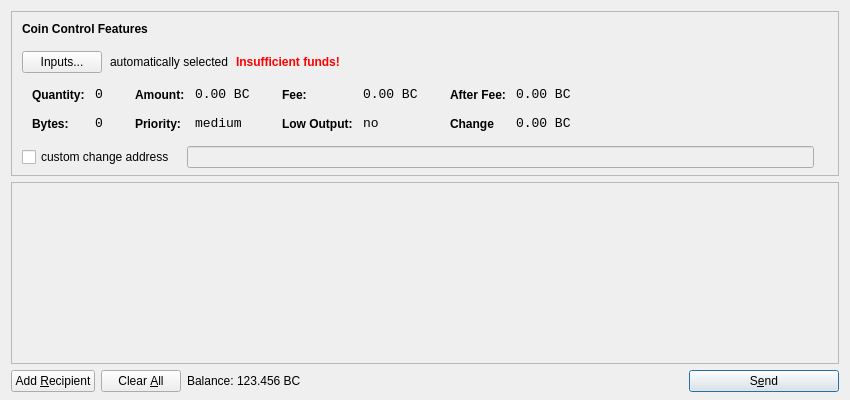
<?xml version="1.0" encoding="UTF-8"?>
<ui version="4.0">
 <class>SendCoinsDialog</class>
 <widget class="QDialog" name="SendCoinsDialog">
  <property name="geometry">
   <rect>
    <x>0</x>
    <y>0</y>
    <width>850</width>
    <height>400</height>
   </rect>
  </property>
  <property name="windowTitle">
   <string>Send Coins</string>
  </property>
  <property name="styleSheet">
   <string notr="true">background-image: url(:/images/bkg2);</string>
  </property>
  <layout class="QVBoxLayout" name="verticalLayout" stretch="0,1,0">
   <property name="bottomMargin">
    <number>8</number>
   </property>
   <item>
    <widget class="QFrame" name="frameCoinControl">
     <property name="sizePolicy">
      <sizepolicy hsizetype="Expanding" vsizetype="Expanding">
       <horstretch>0</horstretch>
       <verstretch>0</verstretch>
      </sizepolicy>
     </property>
     <property name="maximumSize">
      <size>
       <width>16777215</width>
       <height>16777215</height>
      </size>
     </property>
     <property name="frameShape">
      <enum>QFrame::StyledPanel</enum>
     </property>
     <property name="frameShadow">
      <enum>QFrame::Sunken</enum>
     </property>
     <layout class="QVBoxLayout" name="verticalLayoutCoinControl2">
      <property name="spacing">
       <number>6</number>
      </property>
      <property name="leftMargin">
       <number>0</number>
      </property>
      <property name="topMargin">
       <number>0</number>
      </property>
      <property name="rightMargin">
       <number>0</number>
      </property>
      <property name="bottomMargin">
       <number>6</number>
      </property>
      <item>
       <layout class="QVBoxLayout" name="verticalLayoutCoinControl" stretch="0,0,0,0,1">
        <property name="spacing">
         <number>0</number>
        </property>
        <property name="leftMargin">
         <number>10</number>
        </property>
        <property name="topMargin">
         <number>10</number>
        </property>
        <item>
         <layout class="QHBoxLayout" name="horizontalLayoutCoinControl1">
          <property name="bottomMargin">
           <number>15</number>
          </property>
          <item>
           <widget class="QLabel" name="labelCoinControlFeatures">
            <property name="sizePolicy">
             <sizepolicy hsizetype="Preferred" vsizetype="Maximum">
              <horstretch>0</horstretch>
              <verstretch>0</verstretch>
             </sizepolicy>
            </property>
            <property name="font">
             <font>
              <weight>75</weight>
              <bold>true</bold>
             </font>
            </property>
            <property name="styleSheet">
             <string notr="true">font-weight:bold;</string>
            </property>
            <property name="text">
             <string>Coin Control Features</string>
            </property>
           </widget>
          </item>
         </layout>
        </item>
        <item>
         <layout class="QHBoxLayout" name="horizontalLayoutCoinControl2" stretch="0,0,0,0">
          <property name="spacing">
           <number>8</number>
          </property>
          <property name="bottomMargin">
           <number>10</number>
          </property>
          <item>
           <widget class="QPushButton" name="pushButtonCoinControl">
            <property name="styleSheet">
             <string notr="true"/>
            </property>
            <property name="text">
             <string>Inputs...</string>
            </property>
           </widget>
          </item>
          <item>
           <widget class="QLabel" name="labelCoinControlAutomaticallySelected">
            <property name="text">
             <string>automatically selected</string>
            </property>
            <property name="margin">
             <number>5</number>
            </property>
           </widget>
          </item>
          <item>
           <widget class="QLabel" name="labelCoinControlInsuffFunds">
            <property name="font">
             <font>
              <weight>75</weight>
              <bold>true</bold>
             </font>
            </property>
            <property name="styleSheet">
             <string notr="true">color:red;font-weight:bold;</string>
            </property>
            <property name="text">
             <string>Insufficient funds!</string>
            </property>
            <property name="margin">
             <number>5</number>
            </property>
           </widget>
          </item>
          <item>
           <spacer name="horizontalSpacerCoinControl">
            <property name="orientation">
             <enum>Qt::Horizontal</enum>
            </property>
            <property name="sizeHint" stdset="0">
             <size>
              <width>40</width>
              <height>1</height>
             </size>
            </property>
           </spacer>
          </item>
         </layout>
        </item>
        <item>
         <widget class="QWidget" name="widgetCoinControl" native="true">
          <property name="sizePolicy">
           <sizepolicy hsizetype="Preferred" vsizetype="Preferred">
            <horstretch>0</horstretch>
            <verstretch>0</verstretch>
           </sizepolicy>
          </property>
          <property name="minimumSize">
           <size>
            <width>0</width>
            <height>0</height>
           </size>
          </property>
          <property name="styleSheet">
           <string notr="true"/>
          </property>
          <layout class="QHBoxLayout" name="horizontalLayoutCoinControl5">
           <property name="leftMargin">
            <number>0</number>
           </property>
           <property name="topMargin">
            <number>0</number>
           </property>
           <property name="rightMargin">
            <number>0</number>
           </property>
           <property name="bottomMargin">
            <number>0</number>
           </property>
           <item>
            <layout class="QHBoxLayout" name="horizontalLayoutCoinControl3" stretch="0,0,0,1">
             <property name="spacing">
              <number>20</number>
             </property>
             <property name="topMargin">
              <number>0</number>
             </property>
             <property name="bottomMargin">
              <number>10</number>
             </property>
             <item>
              <layout class="QFormLayout" name="formLayoutCoinControl1">
               <property name="horizontalSpacing">
                <number>10</number>
               </property>
               <property name="verticalSpacing">
                <number>14</number>
               </property>
               <property name="leftMargin">
                <number>10</number>
               </property>
               <property name="topMargin">
                <number>4</number>
               </property>
               <property name="rightMargin">
                <number>6</number>
               </property>
               <item row="0" column="0">
                <widget class="QLabel" name="labelCoinControlQuantityText">
                 <property name="styleSheet">
                  <string notr="true">font-weight:bold;</string>
                 </property>
                 <property name="text">
                  <string>Quantity:</string>
                 </property>
                 <property name="margin">
                  <number>0</number>
                 </property>
                </widget>
               </item>
               <item row="0" column="1">
                <widget class="QLabel" name="labelCoinControlQuantity">
                 <property name="font">
                  <font>
                   <family>Monospace</family>
                   <pointsize>10</pointsize>
                  </font>
                 </property>
                 <property name="cursor">
                  <cursorShape>IBeamCursor</cursorShape>
                 </property>
                 <property name="contextMenuPolicy">
                  <enum>Qt::ActionsContextMenu</enum>
                 </property>
                 <property name="text">
                  <string>0</string>
                 </property>
                 <property name="margin">
                  <number>0</number>
                 </property>
                 <property name="textInteractionFlags">
                  <set>Qt::LinksAccessibleByMouse|Qt::TextSelectableByKeyboard|Qt::TextSelectableByMouse</set>
                 </property>
                </widget>
               </item>
               <item row="1" column="0">
                <widget class="QLabel" name="labelCoinControlBytesText">
                 <property name="styleSheet">
                  <string notr="true">font-weight:bold;</string>
                 </property>
                 <property name="text">
                  <string>Bytes:</string>
                 </property>
                </widget>
               </item>
               <item row="1" column="1">
                <widget class="QLabel" name="labelCoinControlBytes">
                 <property name="font">
                  <font>
                   <family>Monospace</family>
                   <pointsize>10</pointsize>
                  </font>
                 </property>
                 <property name="cursor">
                  <cursorShape>IBeamCursor</cursorShape>
                 </property>
                 <property name="contextMenuPolicy">
                  <enum>Qt::ActionsContextMenu</enum>
                 </property>
                 <property name="text">
                  <string>0</string>
                 </property>
                 <property name="textInteractionFlags">
                  <set>Qt::LinksAccessibleByMouse|Qt::TextSelectableByKeyboard|Qt::TextSelectableByMouse</set>
                 </property>
                </widget>
               </item>
              </layout>
             </item>
             <item>
              <layout class="QFormLayout" name="formLayoutCoinControl2">
               <property name="horizontalSpacing">
                <number>10</number>
               </property>
               <property name="verticalSpacing">
                <number>14</number>
               </property>
               <property name="leftMargin">
                <number>6</number>
               </property>
               <property name="topMargin">
                <number>4</number>
               </property>
               <property name="rightMargin">
                <number>6</number>
               </property>
               <item row="0" column="0">
                <widget class="QLabel" name="labelCoinControlAmountText">
                 <property name="styleSheet">
                  <string notr="true">font-weight:bold;</string>
                 </property>
                 <property name="text">
                  <string>Amount:</string>
                 </property>
                 <property name="margin">
                  <number>0</number>
                 </property>
                </widget>
               </item>
               <item row="0" column="1">
                <widget class="QLabel" name="labelCoinControlAmount">
                 <property name="font">
                  <font>
                   <family>Monospace</family>
                   <pointsize>10</pointsize>
                  </font>
                 </property>
                 <property name="cursor">
                  <cursorShape>IBeamCursor</cursorShape>
                 </property>
                 <property name="contextMenuPolicy">
                  <enum>Qt::ActionsContextMenu</enum>
                 </property>
                 <property name="text">
                  <string>0.00 BC</string>
                 </property>
                 <property name="textInteractionFlags">
                  <set>Qt::LinksAccessibleByMouse|Qt::TextSelectableByKeyboard|Qt::TextSelectableByMouse</set>
                 </property>
                </widget>
               </item>
               <item row="1" column="0">
                <widget class="QLabel" name="labelCoinControlPriorityText">
                 <property name="styleSheet">
                  <string notr="true">font-weight:bold;</string>
                 </property>
                 <property name="text">
                  <string>Priority:</string>
                 </property>
                </widget>
               </item>
               <item row="1" column="1">
                <widget class="QLabel" name="labelCoinControlPriority">
                 <property name="font">
                  <font>
                   <family>Monospace</family>
                   <pointsize>10</pointsize>
                  </font>
                 </property>
                 <property name="cursor">
                  <cursorShape>IBeamCursor</cursorShape>
                 </property>
                 <property name="contextMenuPolicy">
                  <enum>Qt::ActionsContextMenu</enum>
                 </property>
                 <property name="text">
                  <string>medium</string>
                 </property>
                 <property name="textInteractionFlags">
                  <set>Qt::LinksAccessibleByMouse|Qt::TextSelectableByKeyboard|Qt::TextSelectableByMouse</set>
                 </property>
                </widget>
               </item>
              </layout>
             </item>
             <item>
              <layout class="QFormLayout" name="formLayoutCoinControl3">
               <property name="horizontalSpacing">
                <number>10</number>
               </property>
               <property name="verticalSpacing">
                <number>14</number>
               </property>
               <property name="leftMargin">
                <number>6</number>
               </property>
               <property name="topMargin">
                <number>4</number>
               </property>
               <property name="rightMargin">
                <number>6</number>
               </property>
               <item row="0" column="0">
                <widget class="QLabel" name="labelCoinControlFeeText">
                 <property name="styleSheet">
                  <string notr="true">font-weight:bold;</string>
                 </property>
                 <property name="text">
                  <string>Fee:</string>
                 </property>
                 <property name="margin">
                  <number>0</number>
                 </property>
                </widget>
               </item>
               <item row="0" column="1">
                <widget class="QLabel" name="labelCoinControlFee">
                 <property name="font">
                  <font>
                   <family>Monospace</family>
                   <pointsize>10</pointsize>
                  </font>
                 </property>
                 <property name="cursor">
                  <cursorShape>IBeamCursor</cursorShape>
                 </property>
                 <property name="contextMenuPolicy">
                  <enum>Qt::ActionsContextMenu</enum>
                 </property>
                 <property name="text">
                  <string>0.00 BC</string>
                 </property>
                 <property name="textInteractionFlags">
                  <set>Qt::LinksAccessibleByMouse|Qt::TextSelectableByKeyboard|Qt::TextSelectableByMouse</set>
                 </property>
                </widget>
               </item>
               <item row="1" column="0">
                <widget class="QLabel" name="labelCoinControlLowOutputText">
                 <property name="styleSheet">
                  <string notr="true">font-weight:bold;</string>
                 </property>
                 <property name="text">
                  <string>Low Output:</string>
                 </property>
                </widget>
               </item>
               <item row="1" column="1">
                <widget class="QLabel" name="labelCoinControlLowOutput">
                 <property name="font">
                  <font>
                   <family>Monospace</family>
                   <pointsize>10</pointsize>
                  </font>
                 </property>
                 <property name="cursor">
                  <cursorShape>IBeamCursor</cursorShape>
                 </property>
                 <property name="contextMenuPolicy">
                  <enum>Qt::ActionsContextMenu</enum>
                 </property>
                 <property name="text">
                  <string>no</string>
                 </property>
                 <property name="textInteractionFlags">
                  <set>Qt::LinksAccessibleByMouse|Qt::TextSelectableByKeyboard|Qt::TextSelectableByMouse</set>
                 </property>
                </widget>
               </item>
              </layout>
             </item>
             <item>
              <layout class="QFormLayout" name="formLayoutCoinControl4">
               <property name="horizontalSpacing">
                <number>10</number>
               </property>
               <property name="verticalSpacing">
                <number>14</number>
               </property>
               <property name="leftMargin">
                <number>6</number>
               </property>
               <property name="topMargin">
                <number>4</number>
               </property>
               <property name="rightMargin">
                <number>6</number>
               </property>
               <item row="0" column="0">
                <widget class="QLabel" name="labelCoinControlAfterFeeText">
                 <property name="styleSheet">
                  <string notr="true">font-weight:bold;</string>
                 </property>
                 <property name="text">
                  <string>After Fee:</string>
                 </property>
                 <property name="margin">
                  <number>0</number>
                 </property>
                </widget>
               </item>
               <item row="0" column="1">
                <widget class="QLabel" name="labelCoinControlAfterFee">
                 <property name="font">
                  <font>
                   <family>Monospace</family>
                   <pointsize>10</pointsize>
                  </font>
                 </property>
                 <property name="cursor">
                  <cursorShape>IBeamCursor</cursorShape>
                 </property>
                 <property name="contextMenuPolicy">
                  <enum>Qt::ActionsContextMenu</enum>
                 </property>
                 <property name="text">
                  <string>0.00 BC</string>
                 </property>
                 <property name="textInteractionFlags">
                  <set>Qt::LinksAccessibleByMouse|Qt::TextSelectableByKeyboard|Qt::TextSelectableByMouse</set>
                 </property>
                </widget>
               </item>
               <item row="1" column="0">
                <widget class="QLabel" name="labelCoinControlChangeText">
                 <property name="styleSheet">
                  <string notr="true">font-weight:bold;</string>
                 </property>
                 <property name="text">
                  <string>Change</string>
                 </property>
                </widget>
               </item>
               <item row="1" column="1">
                <widget class="QLabel" name="labelCoinControlChange">
                 <property name="font">
                  <font>
                   <family>Monospace</family>
                   <pointsize>10</pointsize>
                  </font>
                 </property>
                 <property name="cursor">
                  <cursorShape>IBeamCursor</cursorShape>
                 </property>
                 <property name="contextMenuPolicy">
                  <enum>Qt::ActionsContextMenu</enum>
                 </property>
                 <property name="text">
                  <string>0.00 BC</string>
                 </property>
                 <property name="textInteractionFlags">
                  <set>Qt::LinksAccessibleByMouse|Qt::TextSelectableByKeyboard|Qt::TextSelectableByMouse</set>
                 </property>
                </widget>
               </item>
              </layout>
             </item>
            </layout>
           </item>
          </layout>
         </widget>
        </item>
        <item>
         <layout class="QHBoxLayout" name="horizontalLayoutCoinControl4" stretch="0,0,0">
          <property name="spacing">
           <number>12</number>
          </property>
          <property name="sizeConstraint">
           <enum>QLayout::SetDefaultConstraint</enum>
          </property>
          <property name="topMargin">
           <number>5</number>
          </property>
          <property name="rightMargin">
           <number>5</number>
          </property>
          <item>
           <widget class="QCheckBox" name="checkBoxCoinControlChange">
            <property name="text">
             <string>custom change address</string>
            </property>
           </widget>
          </item>
          <item>
           <widget class="QLineEdit" name="lineEditCoinControlChange">
            <property name="enabled">
             <bool>false</bool>
            </property>
            <property name="sizePolicy">
             <sizepolicy hsizetype="Expanding" vsizetype="Fixed">
              <horstretch>0</horstretch>
              <verstretch>0</verstretch>
             </sizepolicy>
            </property>
           </widget>
          </item>
          <item>
           <widget class="QLabel" name="labelCoinControlChangeLabel">
            <property name="sizePolicy">
             <sizepolicy hsizetype="Preferred" vsizetype="Expanding">
              <horstretch>0</horstretch>
              <verstretch>0</verstretch>
             </sizepolicy>
            </property>
            <property name="minimumSize">
             <size>
              <width>0</width>
              <height>0</height>
             </size>
            </property>
            <property name="text">
             <string/>
            </property>
            <property name="margin">
             <number>3</number>
            </property>
           </widget>
          </item>
         </layout>
        </item>
        <item>
         <spacer name="verticalSpacerCoinControl">
          <property name="orientation">
           <enum>Qt::Vertical</enum>
          </property>
          <property name="sizeHint" stdset="0">
           <size>
            <width>800</width>
            <height>1</height>
           </size>
          </property>
         </spacer>
        </item>
       </layout>
      </item>
     </layout>
    </widget>
   </item>
   <item>
    <widget class="QScrollArea" name="scrollArea">
     <property name="widgetResizable">
      <bool>true</bool>
     </property>
     <widget class="QWidget" name="scrollAreaWidgetContents">
      <property name="geometry">
       <rect>
        <x>0</x>
        <y>0</y>
        <width>830</width>
        <height>172</height>
       </rect>
      </property>
      <layout class="QVBoxLayout" name="verticalLayout_2">
       <property name="leftMargin">
        <number>0</number>
       </property>
       <property name="topMargin">
        <number>0</number>
       </property>
       <property name="rightMargin">
        <number>0</number>
       </property>
       <property name="bottomMargin">
        <number>0</number>
       </property>
       <item>
        <layout class="QVBoxLayout" name="entries">
         <property name="spacing">
          <number>6</number>
         </property>
        </layout>
       </item>
       <item>
        <spacer name="verticalSpacer">
         <property name="orientation">
          <enum>Qt::Vertical</enum>
         </property>
         <property name="sizeHint" stdset="0">
          <size>
           <width>20</width>
           <height>40</height>
          </size>
         </property>
        </spacer>
       </item>
      </layout>
     </widget>
    </widget>
   </item>
   <item>
    <layout class="QHBoxLayout" name="horizontalLayout">
     <item>
      <widget class="QPushButton" name="addButton">
       <property name="toolTip">
        <string>Send to multiple recipients at once</string>
       </property>
       <property name="text">
        <string>Add &amp;Recipient</string>
       </property>
       <property name="icon">
        <iconset resource="../bitcoin.qrc">
         <normaloff>:/icons/add</normaloff>:/icons/add</iconset>
       </property>
       <property name="autoDefault">
        <bool>false</bool>
       </property>
      </widget>
     </item>
     <item>
      <widget class="QPushButton" name="clearButton">
       <property name="sizePolicy">
        <sizepolicy hsizetype="Minimum" vsizetype="Fixed">
         <horstretch>0</horstretch>
         <verstretch>0</verstretch>
        </sizepolicy>
       </property>
       <property name="toolTip">
        <string>Remove all transaction fields</string>
       </property>
       <property name="text">
        <string>Clear &amp;All</string>
       </property>
       <property name="icon">
        <iconset resource="../bitcoin.qrc">
         <normaloff>:/icons/remove</normaloff>:/icons/remove</iconset>
       </property>
       <property name="autoRepeatDelay">
        <number>300</number>
       </property>
       <property name="autoDefault">
        <bool>false</bool>
       </property>
      </widget>
     </item>
     <item>
      <layout class="QHBoxLayout" name="horizontalLayout_2">
       <property name="spacing">
        <number>3</number>
       </property>
       <item>
        <widget class="QLabel" name="label">
         <property name="sizePolicy">
          <sizepolicy hsizetype="Preferred" vsizetype="Fixed">
           <horstretch>0</horstretch>
           <verstretch>0</verstretch>
          </sizepolicy>
         </property>
         <property name="text">
          <string>Balance:</string>
         </property>
        </widget>
       </item>
       <item>
        <widget class="QLabel" name="labelBalance">
         <property name="sizePolicy">
          <sizepolicy hsizetype="Preferred" vsizetype="Fixed">
           <horstretch>0</horstretch>
           <verstretch>0</verstretch>
          </sizepolicy>
         </property>
         <property name="cursor">
          <cursorShape>IBeamCursor</cursorShape>
         </property>
         <property name="text">
          <string>123.456 BC</string>
         </property>
         <property name="textInteractionFlags">
          <set>Qt::LinksAccessibleByMouse|Qt::TextSelectableByKeyboard|Qt::TextSelectableByMouse</set>
         </property>
        </widget>
       </item>
      </layout>
     </item>
     <item>
      <spacer name="horizontalSpacer">
       <property name="orientation">
        <enum>Qt::Horizontal</enum>
       </property>
       <property name="sizeHint" stdset="0">
        <size>
         <width>40</width>
         <height>20</height>
        </size>
       </property>
      </spacer>
     </item>
     <item>
      <widget class="QPushButton" name="sendButton">
       <property name="minimumSize">
        <size>
         <width>150</width>
         <height>0</height>
        </size>
       </property>
       <property name="toolTip">
        <string>Confirm the send action</string>
       </property>
       <property name="text">
        <string>S&amp;end</string>
       </property>
       <property name="icon">
        <iconset resource="../bitcoin.qrc">
         <normaloff>:/icons/send</normaloff>:/icons/send</iconset>
       </property>
       <property name="default">
        <bool>true</bool>
       </property>
      </widget>
     </item>
    </layout>
   </item>
  </layout>
 </widget>
 <resources>
  <include location="../bitcoin.qrc"/>
 </resources>
 <connections/>
</ui>
